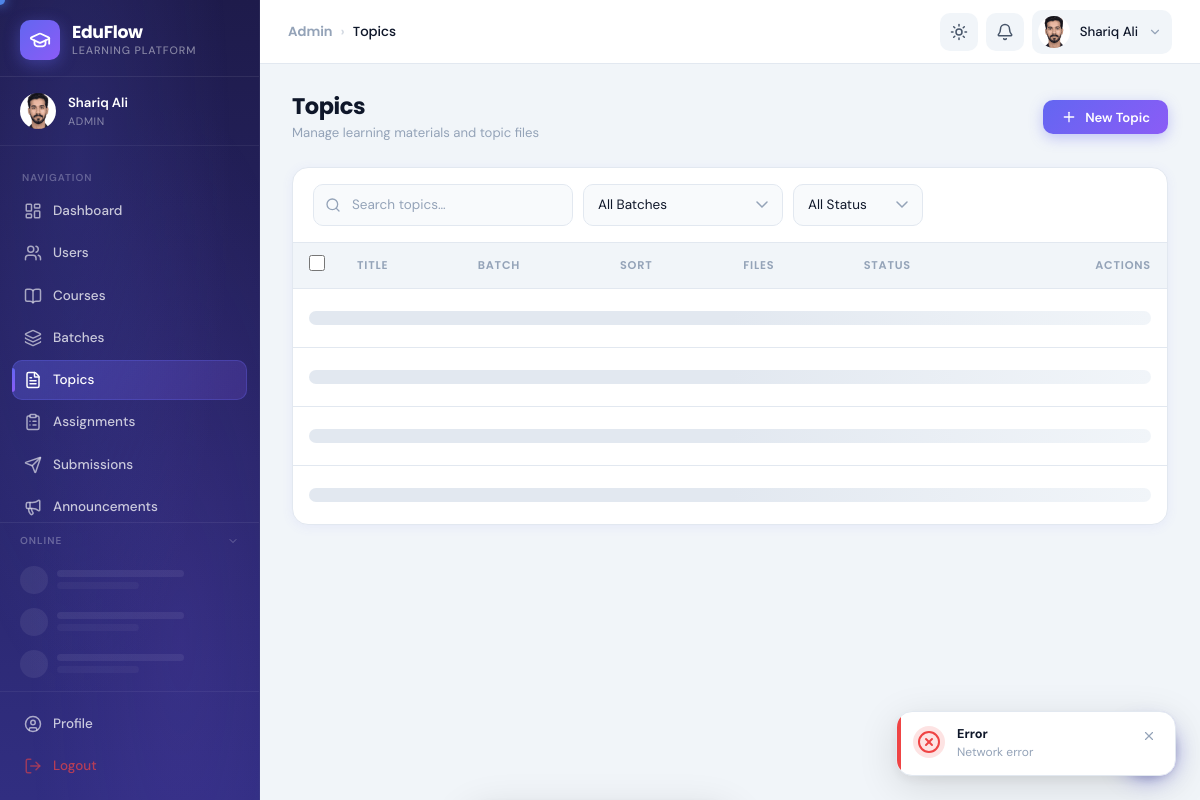
Page /eduFlow/admin/topics.php (signed in) on the committed database.
### tables this page shows
CREATE TABLE `users` (
  `id` int(10) UNSIGNED NOT NULL,
  `full_name` varchar(150) NOT NULL,
  `email` varchar(191) NOT NULL,
  `password` varchar(255) NOT NULL,
  `gender` enum('male','female','other') DEFAULT NULL,
  `profile_picture` varchar(255) DEFAULT NULL,
  `bio` text DEFAULT NULL,
  `phone` varchar(20) DEFAULT NULL,
  `is_verified` tinyint(1) DEFAULT 0,
  `status` enum('active','inactive') DEFAULT 'inactive',
  `is_online` tinyint(1) DEFAULT 0,
  `last_seen` datetime DEFAULT NULL,
  `theme_preference` enum('light','dark','system') DEFAULT 'system',
  `current_role` varchar(50) DEFAULT 'student',
  `bypass_gate` tinyint(1) NOT NULL DEFAULT 0,
  `created_at` timestamp NOT NULL DEFAULT current_timestamp(),
  `updated_at` timestamp NOT NULL DEFAULT current_timestamp() ON UPDATE current_timestamp(),
  `cnic` varchar(15) DEFAULT NULL,
  `user_id_number` varchar(5) DEFAULT NULL
);

### eduFlow/includes/auth_check.php (called while the page is built, shortened)
<?php
require_once __DIR__ . '/../config/db.php';
require_once __DIR__ . '/helpers.php';
$userId   = (int)$_SESSION['user_id'];
$stmt = $conn->prepare("
    SELECT u.*, GROUP_CONCAT(r.name ORDER BY r.id) as all_roles
    FROM users u
    LEFT JOIN user_roles ur ON u.id = ur.user_id
    LEFT JOIN roles r ON ur.role_id = r.id
    WHERE u.id = ?
    GROUP BY u.id
");
$stmt->bind_param('i', $userId);
$stmt->execute();
$currentUser = $stmt->get_result()->fetch_assoc();
$userRole = $currentUser['current_role'];

### eduFlow/admin/topics.php (the view, shortened to what this page needs)
<?php
require_once __DIR__ . '/../includes/auth_check.php';
$breadcrumbs = [['label' => 'Admin', 'url' => BASE_PATH . '/admin/'], ['label' => 'Topics']];
include __DIR__ . '/../includes/header.php';
?>
<div class="app-layout">
  <?php include __DIR__ . '/../includes/sidebar.php'; ?>
  <div class="main-content">
    <?php include __DIR__ . '/../includes/navbar.php'; ?>
    <main class="page-content">
      <div class="page-header">
        <div>
          <h1 class="page-title">Topics</h1>
          <p class="page-subtitle">Manage learning materials and topic files</p>
        </div>
        <button class="btn btn-primary" onclick="openAdd()"><i data-lucide="plus" style="width:16px;height:16px;"></i> New Topic</button>
      </div>
      <div class="card">
        <div class="table-controls">
          <div class="search-box"><i data-lucide="search" class="search-box-icon"></i><input type="text" id="t-search" class="form-control" placeholder="Search topics…"></div>
          <select id="filter-batch" class="form-control" style="width:200px;">
            <option value="">All Batches</option>
          </select>
          <select id="filter-status" class="form-control" style="width:130px;">
            <option value="">All Status</option>
          </select>
        </div>
        <div style="overflow-x:auto;">
          <table id="t-table">
            <thead>
              <tr>
                <th style="width:40px;"><input type="checkbox" class="select-all-cb" style="width:16px;height:16px;cursor:pointer;accent-color:var(--primary);"></th>
                <th>Title</th>
                <th>Batch</th>
                <th>Sort</th>
                <th>Files</th>
                <th>Status</th>
                <th style="text-align:right;">Actions</th>
              </tr>
            </thead>
            <tbody id="t-tbody">
              <?php for ($i = 0; $i < 4; $i++): ?><tr>
                  <td colspan="7">
                    <div class="skeleton skeleton-text" style="margin:10px 0;"></div>
                  </td>
                </tr><?php endfor; ?>
            </tbody>
          </table>
        </div>
      </div>
    </main>
  </div>
</div>
<?php include __DIR__ . '/../includes/footer.php'; ?>

### eduFlow/includes/helpers.php (shortened to what this page needs)
<?php
function userAvatar($user, $size = 40)
{
    $name = htmlspecialchars($user['full_name'] ?? 'U');
    $isOnline = !empty($user['is_online']);
    $colors = ['#6366f1', '#8b5cf6', '#06b6d4', '#10b981', '#f59e0b', '#ef4444', '#ec4899', '#14b8a6'];
    $colorIndex = crc32($name) % count($colors);
    $color = $colors[abs($colorIndex)];
    $parts = explode(' ', trim($user['full_name'] ?? 'U'));
    $initials = strtoupper(substr($parts[0], 0, 1) . (isset($parts[1]) ? substr($parts[1], 0, 1) : ''));
    $onlineDot = $isOnline
        ? '<span class="avatar-online-dot"></span>'
        : '';
    $s  = $size;
    $fs = (int)($size * 0.36);
    if (!empty($user['profile_picture'])) {
        $pic      = $user['profile_picture'];
        $diskPath = $_SERVER['DOCUMENT_ROOT'] . BASE_PATH . '/uploads/profiles/' . $pic;
        $urlPath  = BASE_PATH . '/uploads/profiles/' . htmlspecialchars($pic, ENT_QUOTES);
        if (file_exists($diskPath)) {
            return '<div class="avatar-wrapper" style="width:' . $s . 'px;height:' . $s . 'px;position:relative;flex-shrink:0;">'
                . '<img src="' . $urlPath . '" style="width:' . $s . 'px;height:' . $s . 'px;border-radius:50%;object-fit:cover;" alt="' . $name . '">'
                . $onlineDot
                . '</div>';
        }
    }
    return '<div class="avatar-wrapper" style="width:' . $s . 'px;height:' . $s . 'px;position:relative;flex-shrink:0;">'
        . '<div style="width:' . $s . 'px;height:' . $s . 'px;background:' . $color . ';color:#fff;border-radius:50%;display:flex;align-items:center;justify-content:center;font-weight:700;font-size:' . $fs . 'px;font-family:Poppins,sans-serif;">' . $initials . '</div>'
        . $onlineDot
        . '</div>';
}
function e($str)
{
    return htmlspecialchars($str ?? '', ENT_QUOTES, 'UTF-8');
}

### eduFlow/includes/sidebar.php (shortened to what this page needs)
<?php
$currentPage = basename($_SERVER['PHP_SELF'], '.php');
$currentDir  = basename(dirname($_SERVER['PHP_SELF']));
function isActive($page, $dir = null)
{
  global $currentPage, $currentDir;
  return $currentPage === $page ? 'active' : '';
}
if (isset($conn) && isset($currentUser['id'])) {
  if (in_array($userRole, ['admin', 'teacher'])) {
    if ($userRole === 'admin') {
      $r = $conn->query("SELECT COUNT(*) as cnt FROM submissions WHERE status='submitted'");
    }
    if ($r) $pendingSubmissions = (int)($r->fetch_assoc()['cnt'] ?? 0);
    if ($userRole === 'admin') {
      $r2 = $conn->query("SELECT COUNT(*) AS cnt FROM course_applications WHERE status IN ('pending','test_submitted')");
      if ($r2) $pendingApplications = (int)($r2->fetch_assoc()['cnt'] ?? 0);
    }
  }
}
$navItems  = $navByRole[$userRole]['main'] ?? [];
$avatarHtml = userAvatar($currentUser, 36);
?>
<aside class="sidebar" id="sidebar">
  <div class="sidebar-brand">
    <div class="sidebar-logo">
      <i data-lucide="graduation-cap" style="width:22px;height:22px;color:#fff;"></i>
    </div>
    <div class="sidebar-brand-text">
      <span class="sidebar-brand-name">EduFlow</span>
      <span class="sidebar-brand-sub">Learning Platform</span>
    </div>
  </div>
  <div class="sidebar-user">
    <?= $avatarHtml ?>
    <div class="sidebar-user-info">
      <div class="sidebar-user-name"><?= e($currentUser['full_name']) ?></div>
      <div class="sidebar-user-role"><?= ucfirst(e($userRole)) ?></div>
    </div>
  </div>
  <nav class="sidebar-nav" role="navigation">
    <div class="sidebar-section-label">Navigation</div>
    <?php foreach ($navItems as $item): ?>
      <?php
      $href   = BASE_PATH . "/{$item['dir']}/{$item['page']}.php";
      $active = isActive($item['page'], $item['dir']);
      ?>
      <a href="<?= $href ?>"
        class="nav-item <?= $active ?>"
        data-tooltip="<?= e($item['label']) ?>"
        aria-current="<?= $active ? 'page' : 'false' ?>">
        <i data-lucide="<?= e($item['icon']) ?>" class="nav-item-icon"></i>
        <span><?= e($item['label']) ?></span>
      </a>
    <?php endforeach; ?>
  </nav>
  <div class="sidebar-presence" id="sidebar-presence">
    <div class="sidebar-presence-header" id="presence-toggle" role="button" aria-expanded="true" tabindex="0">
      <span style="font-size:0.67rem;font-weight:600;text-transform:uppercase;letter-spacing:0.1em;color:rgba(255,255,255,0.3);flex:1;">Online</span>
      <i data-lucide="chevron-down" id="presence-chevron" style="width:12px;height:12px;color:rgba(255,255,255,0.3);transition:transform 0.25s;flex-shrink:0;"></i>
    </div>
    <div class="presence-list" id="presence-list">
      <?php for ($i = 0; $i < 3; $i++): ?>
        <div class="presence-skeleton">
          <div class="presence-skel-avatar"></div>
          <div style="flex:1;display:flex;flex-direction:column;gap:5px;">
            <div class="presence-skel-line" style="width:70%;"></div>
            <div class="presence-skel-line" style="width:45%;opacity:0.5;"></div>
          </div>
        </div>
      <?php endfor; ?>
    </div>
  </div>
  <div class="sidebar-footer">
    <a href="<?= BASE_PATH ?>/includes/profile.php" class="nav-item <?= isActive('profile') ?>" data-tooltip="Profile">
      <i data-lucide="user-circle" class="nav-item-icon"></i>
      <span>Profile</span>
    </a>
    <a href="#" class="nav-item" style="color:rgba(239,68,68,0.7);" data-tooltip="Logout"
      onclick="showLogoutConfirm(); return false;">
      <i data-lucide="log-out" class="nav-item-icon"></i>
      <span>Logout</span>
    </a>
  </div>
</aside>

### eduFlow/includes/navbar.php (shortened to what this page needs)
<?php
$breadcrumbs = $breadcrumbs ?? [];
$avatarHtml  = userAvatar($currentUser ?? [], 32);
?>
<nav class="navbar" id="navbar" role="navigation" aria-label="Top navigation">
  <div class="navbar-title">
    <?php if (!empty($breadcrumbs)): ?>
      <div class="navbar-breadcrumb">
        <?php foreach ($breadcrumbs as $i => $crumb): ?>
          <?php if ($i > 0): ?><span class="separator">›</span><?php endif; ?>
          <?php if ($i < count($breadcrumbs) - 1): ?>
            <a href="<?= e($crumb['url'] ?? '#') ?>"><?= e($crumb['label']) ?></a>
          <?php else: ?>
            <span class="current"><?= e($crumb['label']) ?></span>
          <?php endif; ?>
        <?php endforeach; ?>
      </div>
    <?php else: ?>
      <span style="font-size:1rem;"><?= e($pageTitle ?? 'Dashboard') ?></span>
    <?php endif; ?>
  </div>
  <div class="navbar-actions">
    <button class="navbar-btn theme-toggle" id="theme-toggle" aria-label="Toggle dark mode"
      data-tooltip="Toggle theme">
      <div class="theme-toggle-sun">
        <i data-lucide="sun" style="width:18px;height:18px;"></i>
      </div>
    </button>
    <div class="user-menu" style="position:relative;">
      <?php if ($_SESSION['role'] != "student") : ?>
        <button class="navbar-btn" id="notif-btn" aria-label="Notifications"
          data-tooltip="Notifications">
          <i data-lucide="bell" style="width:18px;height:18px;"></i>
        </button>
      <?php endif; ?>
    </div>
    <div class="user-menu">
      <button class="user-menu-trigger" id="user-menu-trigger" aria-label="User menu" aria-expanded="false">
        <?= $avatarHtml ?>
        <span class="user-menu-name"><?= e($currentUser['full_name'] ?? 'User') ?></span>
        <i data-lucide="chevron-down" style="width:14px;height:14px;color:var(--text-muted);"></i>
      </button>
    </div>
  </div>
</nav>

### eduFlow/includes/sidebar.php (style rules this page uses)
.sidebar-presence { margin: 0 0 0 0; border-top: 1px solid rgba(255, 255, 255, 0.07); flex-shrink: 0; }
.sidebar-presence-header { display: flex; align-items: center; gap: 7px; padding: 10px 20px 8px; cursor: pointer; user-select: none; transition: background 0.15s; }
.presence-list { overflow-y: auto; max-height: 220px; scrollbar-width: thin; scrollbar-color: rgba(255, 255, 255, 0.08) transparent; padding: 2px 0 6px; }
.presence-skeleton { display: flex; align-items: center; gap: 9px; padding: 7px 20px; }
.presence-skel-avatar { width: 28px; height: 28px; border-radius: 50%; background: rgba(255, 255, 255, 0.07); flex-shrink: 0; animation: presencePulse 1.4s ease infinite; }
.presence-skel-line { height: 7px; border-radius: 4px; background: rgba(255, 255, 255, 0.07); animation: presencePulse 1.4s ease infinite; }
.sidebar-nav { min-height: 0; }

### rows in the picture
users: profile_picture (placeholder picture), full_name "Shariq Ali", current_role "ADMIN", label "Submissions"

### other values in the picture
$item['label'] "Dashboard"
$item['label'] "Users"
$item['label'] "Courses"
$item['label'] "Batches"
$item['label'] "Topics"
$item['label'] "Assignments"
$item['label'] "Announcements"
$crumb['label'] "Admin"
$crumb['label'] "Topics"
